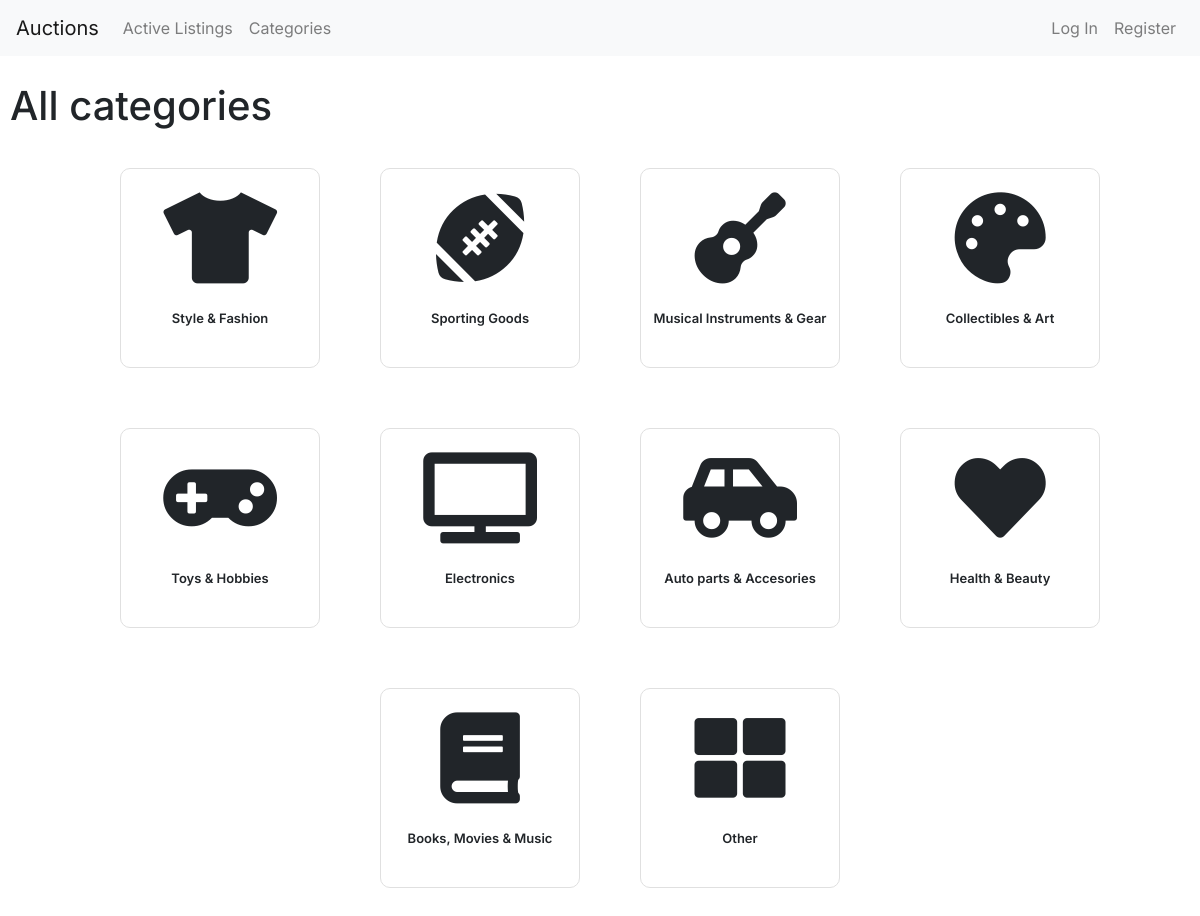
The page /categories on the database its author committed.
### auctions/models.py (models this page shows, shortened)
class Categories(models.Model):
    category = models.CharField(max_length=40)
    icon = models.CharField(max_length=50)

### auctions/views.py (the view)
# urls.py: path('categories', views.categories, name='categories'),
def categories(request):
    all_categories = Categories.objects.all()
    return render(request, 'auctions/categories.html', {
        'categories' : all_categories
    })

### auctions/templates/auctions/categories.html
{% extends 'auctions/layout.html' %}
{% block body %}
    <h1>All categories</h1>
    <div class='categories-container'>
        {% for category in categories %}
        <a class='anchor' href='{% url "index" %}?category_id={{ category.pk }}'>
            <div class='category'>
                {% load static %}
                <i class="{{ category.icon }}"></i>
                <p>{{ category.category }}</p>
            </div>
        </a>
        {% endfor %}
    </div>
{% endblock %}

### auctions/templates/auctions/layout.html (shortened to what this page needs)
{% load static %}
<!DOCTYPE html>
<html lang="en">
    <head>
        <link rel="stylesheet" href="https://maxcdn.bootstrapcdn.com/bootstrap/4.0.0/css/bootstrap.min.css">
        <link href="{% static 'auctions/styles.css' %}" rel="stylesheet">
        <link rel="stylesheet" href="https://use.fontawesome.com/releases/v5.15.2/css/all.css">
        <link rel="stylesheet" href="https://use.fontawesome.com/releases/v5.15.2/css/v4-shims.css">
    </head>
    <body>
        <nav class="navbar navbar-expand-lg navbar-light bg-light mb-3">
            <a class="navbar-brand" href="{% url 'index' %}">Auctions</a>
            <div class="collapse navbar-collapse justify-content-between" id="navbarNav">
              <ul class="navbar-nav">
                <li class="nav-item">
                    <a class="nav-link" href="{% url 'index' %}">Active Listings</a>
                </li>
                <li class="nav-item ">
                    <a class="nav-link" href="{% url 'categories' %}">Categories</a>
                </li>
            {% if user.is_authenticated %}
                <li class="nav-item">
                    <a class="nav-link" href="{% url 'watchlist' %}">Watchlist</a>
                </li>
                <li class="nav-item">
                    <a class="nav-link" href="{% url 'create' %}">Create Listing</a>
                </li>
              </ul>
              <ul class="navbar-nav justify-content-end">
                <span class="navbar-text">
                    Signed in as <strong>{{ user.username }}</strong>.
                </span>
                <li class="nav-item">
                    <a class="nav-link" href="{% url 'logout' %}">Log Out</a>
                </li>
            {% else %}
              </ul>
              <ul class="navbar-nav justify-content-end">
                <li class="nav-item">
                    <a class="nav-link" href="{% url 'login' %}">Log In</a>
                </li>
                <li class="nav-item">
                    <a class="nav-link" href="{% url 'register' %}">Register</a>
                </li>
            {% endif %}
              </ul>
            </div>
          </nav>
          <main>
            {% block body %}
            {% endblock %}
          </main>
    </body>
</html>

### auctions/static/auctions/styles.css (style rules this page uses)
body { font-family: 'Inter', sans-serif; }
main { padding: 10px; }
.anchor, .anchor:hover { color: inherit; text-decoration: inherit; }
.category { width: 200px; height: 200px; border: 1px solid rgb(224, 224, 224); border-radius: 10px; margin: 30px; padding: 10px; display: flex; flex-direction: column; align-items: center; justify-content: space-around; font-weight: 600; font-size: small; }
.categories-container { width: 100vw; height: max-content; display: flex; flex-wrap: wrap; justify-content: center; }

### rows shown on the page
Categories: category "Style & Fashion"
Categories: category "Sporting Goods"
Categories: category "Musical Instruments & Gear"
Categories: category "Collectibles & Art"
Categories: category "Toys & Hobbies"
Categories: category "Electronics"
Categories: category "Auto parts & Accesories"
Categories: category "Health & Beauty"
Categories: category "Books, Movies & Music"
Categories: category "Other"
